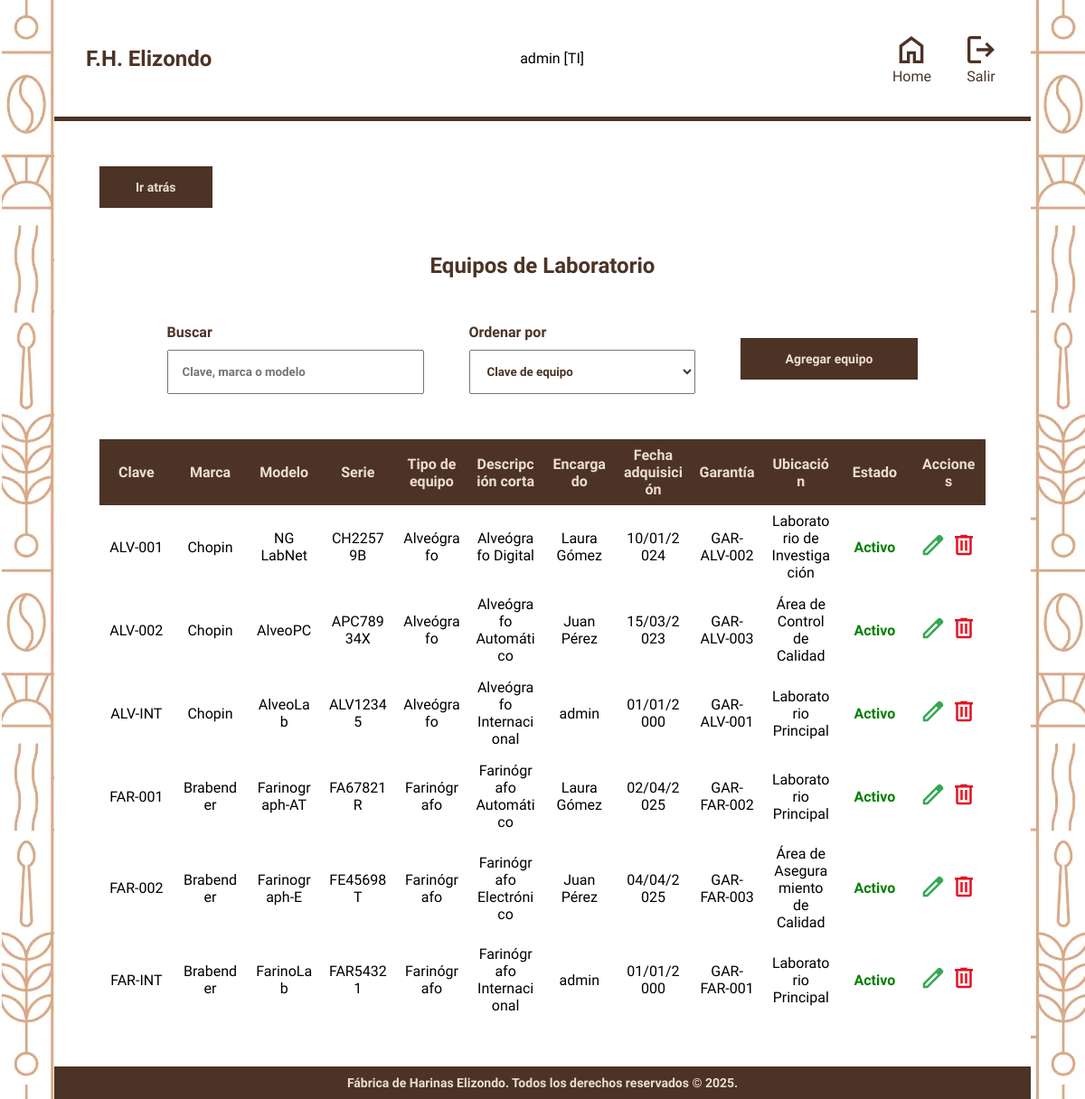
The page /modulos/laboratorios.php (signed in) on the database its author committed.
### tables this page shows
CREATE TABLE Equipos_Laboratorio (
    id_equipo INT PRIMARY KEY AUTO_INCREMENT,
    id_responsable INT NOT NULL,
    clave VARCHAR(50) UNIQUE NOT NULL,
    tipo_equipo ENUM('Alveógrafo', 'Farinógrafo') NOT NULL,
    marca VARCHAR(50),
    modelo VARCHAR(50),
    serie VARCHAR(59) UNIQUE NOT NULL,
    desc_larga VARCHAR(300),
    desc_corta VARCHAR(50) NOT NULL,
    proveedor VARCHAR(50),
    fecha_adquisicion DATE,
    garantia VARCHAR(50) UNIQUE,
    vencimiento_garantia DATE,
    ubicacion VARCHAR(100),
    estado ENUM('Activo', 'Inactivo', 'Baja') NOT NULL DEFAULT 'Activo',
    FOREIGN KEY (id_responsable) REFERENCES Usuarios(id_usuario)
);

CREATE TABLE Usuarios (
    id_usuario INT PRIMARY KEY AUTO_INCREMENT,
    nombre VARCHAR(100) NOT NULL,
    correo VARCHAR(100) UNIQUE NOT NULL,
    contrasena VARCHAR(255) NOT NULL,
    rol ENUM(
        'TI',
        'Gerencia de Control de Calidad',
        'Laboratorio',
        'Gerencia de Aseguramiento de Calidad',
        'Gerente de Planta',
        'Director de Operaciones'
    ) NOT NULL
);

### modulos/laboratorios.php (the view, shortened to what this page needs)
<?php
require '../config/conn.php';
$orden_permitido = ['clave', 'marca', 'modelo', 'tipo_equipo', 'fecha_adquisicion', 'estado'];
$orden = isset($_GET['orden']) && in_array($_GET['orden'], $orden_permitido) ? $_GET['orden'] : 'clave';
$sql_equipos = "SELECT e.*, u.nombre as nombre_responsable
                FROM Equipos_Laboratorio e
                LEFT JOIN Usuarios u ON e.id_responsable = u.id_usuario
                ORDER BY e." . $orden;
$stmt_equipos = $pdo->prepare($sql_equipos);
$stmt_equipos->execute();
$equipos = $stmt_equipos->fetchAll(PDO::FETCH_ASSOC);
?>
<!DOCTYPE html>
<html lang="en">
<head>
    <link rel="stylesheet" href="../styles.css">
    <link rel="stylesheet" href="../css/menu.css">
</head>
<body>
    <main class="contenedor hoja">
        <?php include '../includes/header.php'; ?>
        <div class="contenedor__modulo">
            <a href="../menu.php" class="atras">Ir atrás</a>
            <h2 class="heading">Equipos de Laboratorio</h2>
            <form action="" method="GET" class="controles">
                <div class="buscador">
                    <h4 class="buscador__label">Buscar</h4>
                    <input id="searchBar" type="text" name="busqueda" class="buscador__input" value="" placeholder="Clave, marca o modelo">
                </div>
                <div class="ordenar">
                    <h4 class="ordenar__label">Ordenar por</h4>
                    <select id="ordenarPor" name="ordenar" class="ordenar__select">
                        <option value="clave">Clave de equipo</option>
                    </select>
                </div>
                <a href="laboratoriosform.php" class="botones__crear">Agregar equipo</a>
            </form>
            <div class="tabla-container">
                <table class="tabla">
                    <thead>
                        <tr class="tabla__encabezado">
                            <th>Clave</th>
                            <th>Marca</th>
                            <th>Modelo</th>
                            <th>Serie</th>
                            <th>Tipo de equipo</th>
                            <th>Descripción corta</th>
                            <th>Encargado</th>
                            <th>Fecha adquisición</th>
                            <th>Garantía</th>
                            <th>Ubicación</th>
                            <th>Estado</th>
                            <th>Acciones</th>
                        </tr>
                    </thead>
                    <tbody>
                        <?php if(count($equipos) > 0): ?>
                            <?php foreach ($equipos as $equipo): ?>
                                <tr class="tabla__fila"
                                data-id="<?php echo $equipo['id_equipo']; ?>"
                                data-clave="<?php echo htmlspecialchars($equipo['clave']); ?>"
                                data-marca="<?php echo htmlspecialchars($equipo['marca']); ?>"
                                data-modelo="<?php echo htmlspecialchars($equipo['modelo']); ?>"
                                data-serie="<?php echo htmlspecialchars($equipo['serie']); ?>"
                                data-tipo_equipo="<?php echo htmlspecialchars($equipo['tipo_equipo']); ?>"
                                data-desc_larga="<?php echo htmlspecialchars($equipo['desc_larga']); ?>"
                                data-desc_corta="<?php echo htmlspecialchars($equipo['desc_corta']); ?>"
                                data-proveedor="<?php echo htmlspecialchars($equipo['proveedor']); ?>"
                                data-encargado="<?php echo htmlspecialchars($equipo['nombre_responsable']); ?>"
                                data-fecha_adquisicion="<?php echo !empty($equipo['fecha_adquisicion']) ? date('d/m/Y', strtotime($equipo['fecha_adquisicion'])) : ''; ?>"
                                data-fecha_vencimiento="<?php echo !empty($equipo['vencimiento_garantia']) ? date('d/m/Y', strtotime($equipo['vencimiento_garantia'])) : ''; ?>"
                                data-garantia="<?php echo htmlspecialchars($equipo['garantia']); ?>"
                                data-ubicacion="<?php echo htmlspecialchars($equipo['ubicacion']); ?>"
                                data-estado="<?php echo htmlspecialchars($equipo['estado']); ?>"
                                style="cursor: pointer;"
                            >
                                <td><?php echo htmlspecialchars($equipo['clave']); ?></td>
                                <td><?php echo htmlspecialchars($equipo['marca']); ?></td>
                                <td><?php echo htmlspecialchars($equipo['modelo']); ?></td>
                                <td><?php echo htmlspecialchars($equipo['serie']); ?></td>
                                <td><?php echo htmlspecialchars($equipo['tipo_equipo']); ?></td>
                                <td><?php echo htmlspecialchars($equipo['desc_corta']); ?></td>
                                <td><?php echo htmlspecialchars($equipo['nombre_responsable']); ?></td>
                                <td><?php echo !empty($equipo['fecha_adquisicion']) ? date('d/m/Y', strtotime($equipo['fecha_adquisicion'])) : ''; ?></td>
                                <td><?php echo htmlspecialchars($equipo['garantia']); ?></td>
                                <td><?php echo htmlspecialchars($equipo['ubicacion']); ?></td>
                                <td class="<?php
                                    echo $equipo['estado'] == 'Activo' ? 'estado-activo' :
                                         ($equipo['estado'] == 'Inactivo' ? 'estado-inactivo' : 'estado-baja');
                                ?>">
                                    <?php echo htmlspecialchars($equipo['estado']); ?>
                                </td>
                                <td class="tabla__botones">
                                    <a href="laboratoriosform.php?id=<?php echo $equipo['id_equipo']; ?>">
                                        <img src="../img/edit.svg" alt="Editar" class="tabla__boton">
                                    </a>
                                    <a href="javascript:void(0);" onclick="deleteEquipo(<?php echo $equipo['id_equipo']; ?>, '<?php echo htmlspecialchars($equipo['clave']); ?>')">
                                        <img src="../img/delete.svg" alt="Eliminar" class="tabla__boton">
                                    </a>
                                </td>
                            </tr>
                            <?php endforeach; ?>
                        <?php else: ?>
                            <tr>
                                <td colspan="12" style="text-align: center;">No se encontraron equipos</td>
                            </tr>
                        <?php endif; ?>
                    </tbody>
                </table>
            </div>
        </div>
        <?php include '../includes/footer.php'; ?>
    </main>
</body>
</html>

### includes/header.php (shortened to what this page needs)
<header class="header">
    <h2 class="header__logo">
        F.H. Elizondo
    </h2>
    <p><?php echo $_SESSION["username"] . ' [' . $_SESSION["rol"]  . ']'?></p>
    <nav class="header__nav">
        <a href="/fabrica-harinas/menu.php" class="header__btn">
            <img class="header__icono" src="/fabrica-harinas/img/home.svg" alt="Home">
            <p class="header__textoicono">Home</p>
        </a>
        <a href="/fabrica-harinas/config/logout.php" class="header__btn">
            <img class="header__icono" src="/fabrica-harinas/img/exit.svg" alt="Home">
            <p class="header__textoicono">Salir</p>
        </a>
    </nav>
</header>

### includes/footer.php
<footer>
    <div class="footer">
        <p class="footer__texto">Fábrica de Harinas Elizondo. Todos los derechos reservados &copy; 2025.</p>
    </div>
</footer>

### styles.css (style rules this page uses)
:root { --colorPrimario: #EBDED0; --blanco: #FFFFFF; --colorSecundario: #4c3325; --fuenteHeading: "Domine", serif; --fuenteBody: "Lexend", serif; }
.contenedor { max-width: 1200px; width: 90%; margin: 0 auto; }
html { box-sizing: border-box; }
* { margin: 0; padding: 0; }
a { text-decoration: none; color: var(--colorSecundario); }
img { max-width: 100%; }
body { background-image: url(img/bg-login.webp); font-family: var(--fuenteBody); }
h1, h2, h3, h4 { font-family: var(--fuenteHeading); font-weight: bold; color: var(--colorSecundario); }
.header { padding: 35px; display: flex; align-items: center; justify-content: space-between; border-bottom: 5px solid var(--colorSecundario); }
.header__logo { font-weight: bold; font-size: 24px; }
.header__nav { display: flex; align-items: center; gap: 15px; }
@media screen and (min-width: 768px) { .header__nav { gap: 35px; } }
.header__icono { width: 40px; height: 40px; color: var(--colorSecundario); }
.header__textoicono { text-align: center; }
.header__btn { transition: 0.4s all; display: flex; flex-direction: column; align-items: center; }
.footer { background-color: var(--colorSecundario); text-align: center; padding: 10px; color: var(--colorPrimario); font-weight: bold; font-size: 14px; }
.contenedor__modulo { padding: 50px; }
.heading { text-align: center; margin: 20px 0; }
.controles { display: flex; align-items: center; justify-content: center; gap: 50px; margin: 50px 0; }
.buscador__label, .ordenar__label { margin-bottom: 10px; }
.buscador__input, .ordenar__select { font-family: inherit; padding: 15px; min-width: 250px; color: var(--colorSecundario); font-weight: bold; }
.botones__buscar, .botones__crear { font-size: 14px; padding: 15px 50px; background-color: var(--colorSecundario); color: var(--colorPrimario); font-weight: bold; cursor: pointer; transition: 0.5s all; }
.tabla { width: 100%; border-collapse: collapse; }
.tabla__encabezado { background-color: var(--colorSecundario); color: var(--colorPrimario); }
.tabla__encabezado th { padding: 10px; }
.tabla__fila td { padding: 20px; text-align: center; vertical-align: middle; }
.tabla__boton { height: 30px; cursor: pointer; }
.atras { background-color: var(--colorSecundario); color: var(--colorPrimario); font-weight: bold; padding: 15px 40px; font-size: 14px; display: inline-block; margin-bottom: 30px; }

### css/menu.css (style rules this page uses)
:root { --colorPrimario: #EBDED0; --blanco: #FFFFFF; --colorSecundario: #4c3325; --fuenteHeading: "Domine", serif; --fuenteBody: "Lexend", serif; }
.hoja { background-color: var(--blanco); }

### modulos/laboratorios.php (style rules this page uses)
.tabla-container { overflow-x: auto; max-width: 100%; }
.tabla { width: 100%; table-layout: fixed; }
.tabla th, .tabla td { word-wrap: break-word; overflow-wrap: break-word; padding: 8px; }
.tabla__botones { white-space: nowrap; width: 80px !important; }
.estado-activo { color: green; font-weight: bold; }
.tabla__fila { transition: background-color 0.3s ease; }

### rows shown on the page
equipos_laboratorio: clave "ALV-001", marca "Chopin", modelo "NG LabNet", serie "CH22579B", tipo_equipo "Alveógrafo", desc_corta "Alveógrafo Digital", id_responsable.nombre "Laura Gómez", fecha_adquisicion "10/01/2024", garantia "GAR-ALV-002", ubicacion "Laboratorio de Investigación", estado "Activo"
equipos_laboratorio: clave "ALV-002", marca "Chopin", modelo "AlveoPC", serie "APC78934X", tipo_equipo "Alveógrafo", desc_corta "Alveógrafo Automático", id_responsable.nombre "Juan Pérez", fecha_adquisicion "15/03/2023", garantia "GAR-ALV-003", ubicacion "Área de Control de Calidad", estado "Activo"
equipos_laboratorio: clave "ALV-INT", marca "Chopin", modelo "AlveoLab", serie "ALV12345", tipo_equipo "Alveógrafo", desc_corta "Alveógrafo Internacional", id_responsable.nombre "admin", fecha_adquisicion "01/01/2000", garantia "GAR-ALV-001", ubicacion "Laboratorio Principal", estado "Activo"
equipos_laboratorio: clave "FAR-001", marca "Brabender", modelo "Farinograph-AT", serie "FA67821R", tipo_equipo "Farinógrafo", desc_corta "Farinógrafo Automático", id_responsable.nombre "Laura Gómez", fecha_adquisicion "02/04/2025", garantia "GAR-FAR-002", ubicacion "Laboratorio Principal", estado "Activo"
equipos_laboratorio: clave "FAR-002", marca "Brabender", modelo "Farinograph-E", serie "FE45698T", tipo_equipo "Farinógrafo", desc_corta "Farinógrafo Electrónico", id_responsable.nombre "Juan Pérez", fecha_adquisicion "04/04/2025", garantia "GAR-FAR-003", ubicacion "Área de Aseguramiento de Calidad", estado "Activo"
equipos_laboratorio: clave "FAR-INT", marca "Brabender", modelo "FarinoLab", serie "FAR54321", tipo_equipo "Farinógrafo", desc_corta "Farinógrafo Internacional", id_responsable.nombre "admin", fecha_adquisicion "01/01/2000", garantia "GAR-FAR-001", ubicacion "Laboratorio Principal", estado "Activo"

### other values the page prints
$_SESSION["username"] "admin"
$_SESSION["rol"] "TI"
